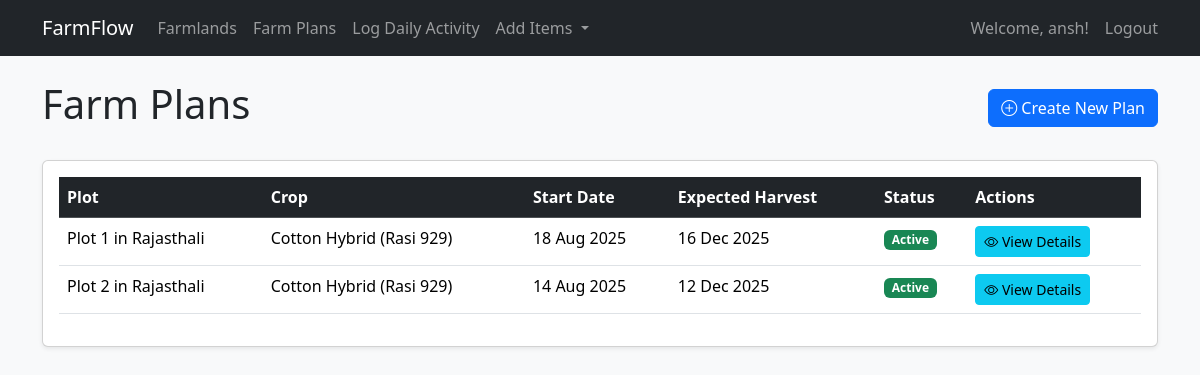
Screenshot of /plans/ (signed in) with the database file from the repository.
### farm/models.py (models this page shows, shortened)
class FarmPlan(models.Model):
    crop = models.ForeignKey(Crop, on_delete=models.CASCADE)
    plot = models.ForeignKey(Plot, on_delete=models.CASCADE, related_name='farm_plans')
    date_of_start = models.DateField()
    expected_harvest_date = models.DateField(blank=True, null=True)
    is_active = models.BooleanField(default=True)
    actual_harvest_date = models.DateField(blank=True, null=True)
    actual_yield = models.DecimalField(max_digits=10, decimal_places=2, blank=True, null=True, help_text="in tons")

class Plot(models.Model):
    parent_farm = models.ForeignKey(Farmland, on_delete=models.CASCADE, related_name='plots')
    plot_id = models.CharField(max_length=50)  # e.g., "P001", "P002"
    size = models.DecimalField(max_digits=10, decimal_places=2, help_text="in acres")
    infrastructure = models.TextField(blank=True, null=True)
    def __str__(self):
        return f"Plot {self.plot_id} in {self.parent_farm.name}"
    class Meta:
        unique_together = ('parent_farm', 'plot_id')  # Ensure unique plot IDs within a farm

class Farmland(models.Model):
    name = models.CharField(max_length=150)
    size = models.DecimalField(max_digits=10, decimal_places=2, help_text="in acres")
    location = models.CharField(max_length=255)
    infrastructure = models.TextField(blank=True, null=True)
    latitude = models.DecimalField(max_digits=9, decimal_places=6, null=True, blank=True)
    longitude = models.DecimalField(max_digits=9, decimal_places=6, null=True, blank=True)
    parent_zone = models.ForeignKey(Zone, on_delete=models.CASCADE, related_name='farmlands')

class Crop(models.Model):
    name = models.CharField(max_length=100)
    seed_variety = models.CharField(max_length=100)
    harvesting_days = models.PositiveIntegerField(help_text="Average days from sowing to harvest")
    expected_yield = models.DecimalField(max_digits=10, decimal_places=2, help_text="in tons per acre")
    features = models.TextField(blank=True)
    def __str__(self):
        return f"{self.name} ({self.seed_variety})"

### farm/views.py (the view)
# urls.py: path('plans/', views.FarmPlanListView.as_view(), name='plan_list'),
class FarmPlanListView(LoginRequiredMixin, RoleBasedQuerysetMixin, ListView):
    model = FarmPlan
    template_name = 'farm/farm_plan_list.html'
    context_object_name = 'plans'

### farm/views.py (called while the page is built, shortened)
    def get_queryset(self):
        user = self.request.user
        queryset = super().get_queryset()
        if user.is_superuser or (
                hasattr(user, 'staff') and user.staff.role.name in ['ADMIN', 'OPERATION_DIRECTOR', 'AUDITOR']):
            return queryset

### templates/farm/farm_plan_list.html (shortened to what this page needs)
{% extends 'base.html' %}
{% block content %}
<div class="d-flex justify-content-between align-items-center mb-4">
    <h1>Farm Plans</h1>
    <a href="{% url 'farm:plan_create' %}" class="btn btn-primary">
        <i class="bi bi-plus-circle"></i> Create New Plan
    </a>
</div>
<div class="card shadow-sm">
    <div class="card-body">
        <div class="table-responsive">
            <table class="table table-hover">
                <thead class="table-dark">
                    <tr>
                        <th>Plot</th>
                        <th>Crop</th>
                        <th>Start Date</th>
                        <th>Expected Harvest</th>
                        <th>Status</th>
                        <th>Actions</th>
                    </tr>
                </thead>
                <tbody>
                    {% for plan in plans %}
                    <tr>
                        <td>{{ plan.plot }}</td>
                        <td>{{ plan.crop }}</td>
                        <td>{{ plan.date_of_start|date:"d M Y" }}</td>
                        <td>{{ plan.expected_harvest_date|date:"d M Y" }}</td>
                        <td>
                            {% if plan.is_active %}
                                <span class="badge bg-success">Active</span>
                            {% else %}
                                <span class="badge bg-secondary">Inactive</span>
                            {% endif %}
                        </td>
                        <td>
                            <a href="{% url 'farm:plan_detail' plan.pk %}" class="btn btn-sm btn-info">
                                <i class="bi bi-eye"></i> View Details
                            </a>
                        </td>
                    </tr>
                    {% empty %}
                    <tr>
                        <td colspan="6" class="text-center">No farm plans found.</td>
                    </tr>
                    {% endfor %}
                </tbody>
            </table>
        </div>
    </div>
</div>
{% endblock %}

### templates/base.html (shortened to what this page needs)
<!doctype html>
<html lang="en">
<head>
    <link href="https://cdn.jsdelivr.net/npm/bootstrap@5.3.2/dist/css/bootstrap.min.css" rel="stylesheet">
    <link rel="stylesheet" href="https://cdn.jsdelivr.net/npm/bootstrap-icons@1.11.1/font/bootstrap-icons.css">
</head>
<body class="bg-light">
    <nav class="navbar navbar-expand-lg navbar-dark bg-dark">
        <div class="container">
            <a class="navbar-brand" href="{% url 'farm:farmland_list' %}">FarmFlow</a>
            <div class="collapse navbar-collapse" id="navbarNav">
                <ul class="navbar-nav me-auto mb-2 mb-lg-0">
                    <li class="nav-item">
                        <a class="nav-link" href="{% url 'farm:farmland_list' %}">Farmlands</a>
                    </li>
                    {% if user.is_superuser or not user.staff or user.staff.role.name != 'FARM_MANAGER' %}
                        <li class="nav-item">
                            <a class="nav-link" href="{% url 'farm:plan_list' %}">Farm Plans</a>
                        </li>
                    {% endif %}
                    <li class="nav-item">
                        <a class="nav-link" href="{% url 'farm:activity_add' %}">Log Daily Activity</a>
                    </li>
                    {% if user.is_superuser or not user.staff or user.staff.role.name != 'FARM_MANAGER' %}
                        <li class="nav-item dropdown">
                            <a class="nav-link dropdown-toggle" href="#" role="button" data-bs-toggle="dropdown">
                                Add Items
                            </a>
                        </li>
                    {% endif %}
                </ul>
                {% if user.is_authenticated %}
                    <div class="navbar-nav d-flex align-items-center">
                        <span class="navbar-text me-3">Welcome, {{ user.username }}!</span>
                        <form method="post" action="{% url 'logout' %}" class="d-inline">
                            <button type="submit" class="btn btn-link nav-link border-0 p-0">Logout</button>
                        </form>
                    </div>
                {% else %}
                    <a class="nav-link" href="{% url 'login' %}">Login</a>
                {% endif %}
            </div>
        </div>
    </nav>
    <main class="container mt-4">
        {% block content %}{% endblock %}
    </main>
</body>
</html>

### rows the page displays
FarmPlan: plot "Plot 1 in Rajasthali", crop "Cotton Hybrid (Rasi 929)", date_of_start "18 Aug 2025", expected_harvest_date "16 Dec 2025", is_active "Active"
FarmPlan: plot "Plot 2 in Rajasthali", crop "Cotton Hybrid (Rasi 929)", date_of_start "14 Aug 2025", expected_harvest_date "12 Dec 2025", is_active "Active"

### other values shown
{{ user.username }} "ansh"
